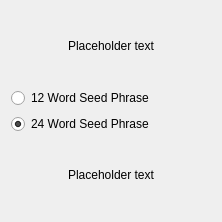
<?xml version="1.0" encoding="UTF-8"?>
<ui version="4.0">
    <class>StartOptions</class>
    <widget class="QWidget" name="StartOptions">
        <property name="geometry">
            <rect>
                <x>0</x>
                <y>0</y>
                <width>222</width>
                <height>222</height>
            </rect>
        </property>
        <property name="sizePolicy">
            <sizepolicy hsizetype="MinimumExpanding" vsizetype="MinimumExpanding">
                <horstretch>0</horstretch>
                <verstretch>0</verstretch>
            </sizepolicy>
        </property>
        <property name="minimumSize">
            <size>
                <width>222</width>
                <height>222</height>
            </size>
        </property>
        <property name="windowTitle">
            <string>StartOptions Dialog</string>
        </property>
        <layout class="QVBoxLayout" name="verticalLayout">
            <property name="sizeConstraint">
                <enum>QLayout::SetMinimumSize</enum>
            </property>
            <item>
                <widget class="QLabel" name="welcomeLabel2">
                    <property name="sizePolicy">
                        <sizepolicy hsizetype="Minimum" vsizetype="Preferred">
                            <horstretch>0</horstretch>
                            <verstretch>0</verstretch>
                        </sizepolicy>
                    </property>
                    <property name="text">
                        <string notr="true">Placeholder text</string>
                    </property>
                    <property name="textFormat">
                        <enum>Qt::RichText</enum>
                    </property>
                    <property name="alignment">
                        <set>Qt::AlignCenter</set>
                    </property>
                    <property name="wordWrap">
                        <bool>true</bool>
                    </property>
                </widget>
            </item>
            <item>
                <widget class="QRadioButton" name="Words12">
                    <property name="sizePolicy">
                        <sizepolicy hsizetype="Minimum" vsizetype="Fixed">
                            <horstretch>1</horstretch>
                            <verstretch>1</verstretch>
                        </sizepolicy>
                    </property>
                    <property name="cursor">
                        <cursorShape>PointingHandCursor</cursorShape>
                    </property>
                    <property name="text">
                        <string>12 Word Seed Phrase</string>
                    </property>
                </widget>
            </item>
            <item>
                <widget class="QRadioButton" name="Words24">
                    <property name="sizePolicy">
                        <sizepolicy hsizetype="Minimum" vsizetype="Fixed">
                            <horstretch>1</horstretch>
                            <verstretch>1</verstretch>
                        </sizepolicy>
                    </property>
                    <property name="cursor">
                        <cursorShape>PointingHandCursor</cursorShape>
                    </property>
                    <property name="text">
                        <string>24 Word Seed Phrase</string>
                    </property>
                    <property name="iconSize">
                        <size>
                            <width>0</width>
                            <height>0</height>
                        </size>
                    </property>
                    <property name="checked">
                        <bool>true</bool>
                    </property>
                </widget>
            </item>
            <item>
                <widget class="QLabel" name="welcomeLabel3">
                    <property name="sizePolicy">
                        <sizepolicy hsizetype="Minimum" vsizetype="Preferred">
                            <horstretch>0</horstretch>
                            <verstretch>0</verstretch>
                        </sizepolicy>
                    </property>
                    <property name="text">
                        <string notr="true">Placeholder text</string>
                    </property>
                    <property name="textFormat">
                        <enum>Qt::RichText</enum>
                    </property>
                    <property name="alignment">
                        <set>Qt::AlignCenter</set>
                    </property>
                    <property name="wordWrap">
                        <bool>true</bool>
                    </property>
                </widget>
            </item>
        </layout>
    </widget>
    <resources/>
    <connections/>
</ui>
